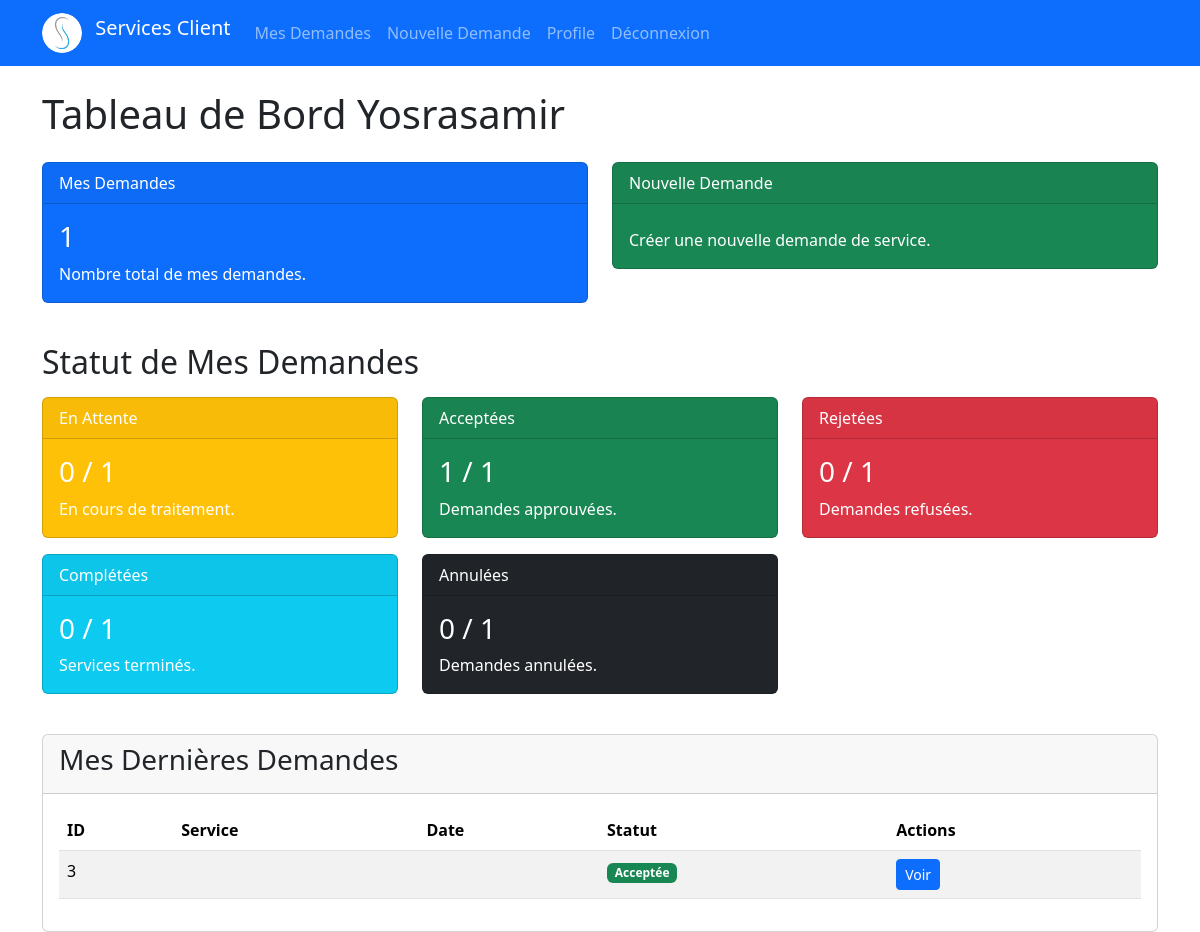
The app's page /admindashboard/client/ (signed in) with its own data.
### users/models.py (models this page shows, shortened)
class CustomUser(AbstractBaseUser, PermissionsMixin):
    email = models.EmailField(unique=True)
    username = models.CharField(max_length=30, unique=True)
    phone = models.CharField(max_length=20, blank=True, null=True)
    is_active = models.BooleanField(default=True)
    is_staff = models.BooleanField(default=False)
    date_joined = models.DateTimeField(auto_now_add=True, null=True, blank=True)
    profile_picture = models.ImageField(
        upload_to='profile_pics/',
        blank=True,
        null=True,
        verbose_name="Photo de profil"
    )
    objects = CustomUserManager()
    USERNAME_FIELD = 'email'  # Utilisez email comme identifiant
    REQUIRED_FIELDS = ['username']

### demande/models.py (models this page shows, shortened)
class Demande(models.Model):
    STATUT_CHOICES = [
        ('en_attente', 'En attente de validation'),
        ('acceptee', 'Acceptée'),
        ('rejetee', 'Rejetée'),
        ('completee', 'Complétée'),
        ('annulee', 'Annulée'), # Un client pourrait annuler
    ]
    client = models.ForeignKey(settings.AUTH_USER_MODEL, on_delete=models.CASCADE, related_name='demandes')
    article = models.ForeignKey(Article, on_delete=models.CASCADE, related_name='demandes_liees')
    details_service = models.TextField(help_text="Décrivez le service que vous demandez pour cet article.")
    statut = models.CharField(max_length=20, choices=STATUT_CHOICES, default='en_attente')
    date_demande = models.DateTimeField(auto_now_add=True)
    date_fixee = models.DateTimeField(null=True, blank=True, help_text="Date fixée par l'administrateur si la demande est acceptée.")
    validee_par = models.ForeignKey(settings.AUTH_USER_MODEL, on_delete=models.SET_NULL, null=True, blank=True, related_name='demandes_validees')
    class Meta:
        ordering = ['-date_demande'] # Trie les demandes par date de demande décroissante

### dashboard/views.py (the view)
# urls.py: path('client/', views.client_dashboard, name='client_dashboard'), # URL pour le tableau de bord client
@login_required
def client_dashboard(request):
    mes_demandes = Demande.objects.filter(client=request.user)
    context = {
        'page_title': 'Mon Tableau de Bord',
        'total_mes_demandes': mes_demandes.count(),
        'mes_demandes_en_attente': mes_demandes.filter(statut='en_attente').count(),
        'mes_demandes_acceptees': mes_demandes.filter(statut='acceptee').count(),
        'mes_demandes_rejetees': mes_demandes.filter(statut='rejetee').count(),
        'mes_demandes_completees': mes_demandes.filter(statut='completee').count(),
        'mes_demandes_annulees': mes_demandes.filter(statut='annulee').count(),
        'dernieres_demandes': mes_demandes.order_by('-date_demande')[:5]
    }
    return render(request, 'dashboard/client_dashboard.html', context)

### dashboard/templates/dashboard/client_dashboard.html (shortened to what this page needs)
{% extends 'base.html' %}
{% load static %}
{% block content %}
    <h1 class="mb-4">Tableau de Bord {{user.username}}</h1>
    <div class="row mb-4">
        <div class="col-md-6">
            <a href="{% url 'demande:my_demandes' %}" style="text-decoration: none;">
                <div class="card text-white bg-primary mb-3">
                    <div class="card-header">Mes Demandes</div>
                    <div class="card-body">
                        <h5 class="card-title fs-3">{{ total_mes_demandes }}</h5>
                        <p class="card-text">Nombre total de mes demandes.</p>
                    </div>
                </div>
            </a>
        </div>
        <div class="col-md-6">
            <a href="{% url 'demande:create_demande' %}" style="text-decoration: none;">
                <div class="card text-white bg-success mb-3">
                    <div class="card-header">Nouvelle Demande</div>
                    <div class="card-body">
                        <p class="card-text">Créer une nouvelle demande de service.</p>
                    </div>
                </div>
            </a>
        </div>
    </div>
    <h2 class="mb-3">Statut de Mes Demandes</h2>
    <div class="row">
        <div class="col-md-4">
            <a href="{% url 'demande:my_demandes' %}?statut=en_attente" style="text-decoration: none;">
                <div class="card text-white bg-warning mb-3">
                    <div class="card-header">En Attente</div>
                    <div class="card-body">
                        <h5 class="card-title fs-3">{{ mes_demandes_en_attente }} / {{ total_mes_demandes }}</h5>
                        <p class="card-text">En cours de traitement.</p>
                    </div>
                </div>
            </a>
        </div>
        <div class="col-md-4">
            <a href="{% url 'demande:my_demandes' %}?statut=acceptee" style="text-decoration: none;">
                <div class="card text-white bg-success mb-3">
                    <div class="card-header">Acceptées</div>
                    <div class="card-body">
                        <h5 class="card-title fs-3">{{ mes_demandes_acceptees }} / {{ total_mes_demandes }}</h5>
                        <p class="card-text">Demandes approuvées.</p>
                    </div>
                </div>
            </a>
        </div>
        <div class="col-md-4">
            <a href="{% url 'demande:my_demandes' %}?statut=rejetee" style="text-decoration: none;">
                <div class="card text-white bg-danger mb-3">
                    <div class="card-header">Rejetées</div>
                    <div class="card-body">
                        <h5 class="card-title fs-3">{{ mes_demandes_rejetees }} / {{ total_mes_demandes }}</h5>
                        <p class="card-text">Demandes refusées.</p>
                    </div>
                </div>
            </a>
        </div>
        <div class="col-md-4">
            <a href="{% url 'demande:my_demandes' %}?statut=completee" style="text-decoration: none;">
                <div class="card text-white bg-info mb-3">
                    <div class="card-header">Complétées</div>
                    <div class="card-body">
                        <h5 class="card-title fs-3">{{ mes_demandes_completees }} / {{ total_mes_demandes }}</h5>
                        <p class="card-text">Services terminés.</p>
                    </div>
                </div>
            </a>
        </div>
        <div class="col-md-4">
            <a href="{% url 'demande:my_demandes' %}?statut=annulee" style="text-decoration: none;">
                <div class="card text-white bg-dark mb-3">
                    <div class="card-header">Annulées</div>
                    <div class="card-body">
                        <h5 class="card-title fs-3">{{ mes_demandes_annulees }} / {{ total_mes_demandes }}</h5>
                        <p class="card-text">Demandes annulées.</p>
                    </div>
                </div>
            </a>
        </div>
    </div>
    <div class="row mt-4">
        <div class="col-12">
            <div class="card">
                <div class="card-header">
                    <h3>Mes Dernières Demandes</h3>
                </div>
                <div class="card-body">
                    {% if dernieres_demandes %}
                        <div class="table-responsive">
                            <table class="table table-striped">
                                <thead>
                                    <tr>
                                        <th>ID</th>
                                        <th>Service</th>
                                        <th>Date</th>
                                        <th>Statut</th>
                                        <th>Actions</th>
                                    </tr>
                                </thead>
                                <tbody>
                                    {% for demande in dernieres_demandes %}
                                    <tr>
                                        <td>{{ demande.id }}</td>
                                        <td>{{ demande.service.nom }}</td>
                                        <td>{{ demande.date_creation|date:"d/m/Y" }}</td>
                                        <td>
                                            <span class="badge
                                                {% if demande.statut == 'en_attente' %}bg-warning
                                                {% elif demande.statut == 'acceptee' %}bg-success
                                                {% elif demande.statut == 'rejetee' %}bg-danger
                                                {% elif demande.statut == 'completee' %}bg-info
                                                {% else %}bg-dark{% endif %}">
                                                {{ demande.get_statut_display }}
                                            </span>
                                        </td>
                                        <td>
                                            <a href="{% url 'demande:view_my_demande' demande.id %}" class="btn btn-sm btn-primary">Voir</a>
                                        </td>
                                    </tr>
                                    {% endfor %}
                                </tbody>
                            </table>
                        </div>
                    {% else %}
                        <p class="text-center">Vous n'avez aucune demande pour le moment.</p>
                    {% endif %}
                </div>
            </div>
        </div>
    </div>
{% endblock %}

### records on screen
CustomUser: username "Yosrasamir"
Demande: id "3", statut "Acceptée"

### other values on screen
{{ total_mes_demandes }} "1"
{{ mes_demandes_en_attente }} "0"
{{ mes_demandes_acceptees }} "1"
{{ mes_demandes_rejetees }} "0"
{{ mes_demandes_completees }} "0"
{{ mes_demandes_annulees }} "0"
